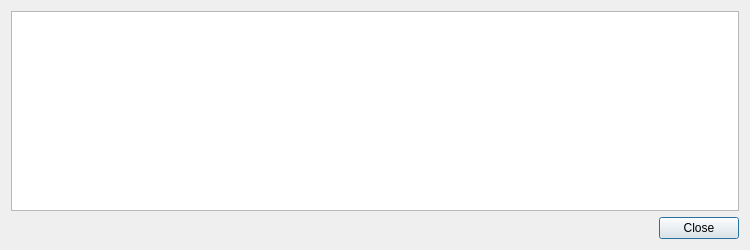
<?xml version="1.0" encoding="UTF-8"?>
<ui version="4.0">
 <class>TokenDescDialog</class>
 <widget class="QDialog" name="TokenDescDialog">
  <property name="windowModality">
   <enum>Qt::NonModal</enum>
  </property>
  <property name="geometry">
   <rect>
    <x>0</x>
    <y>0</y>
    <width>750</width>
    <height>250</height>
   </rect>
  </property>
  <property name="windowTitle">
   <string>Token details</string>
  </property>
  <layout class="QVBoxLayout" name="verticalLayout">
   <item>
    <widget class="QTextEdit" name="detailText">
     <property name="toolTip">
      <string>&lt;html&gt;&lt;head/&gt;&lt;body&gt;&lt;p&gt;This pane shows a detailed description of the token&lt;/p&gt;&lt;/body&gt;&lt;/html&gt;</string>
     </property>
     <property name="readOnly">
      <bool>true</bool>
     </property>
    </widget>
   </item>
   <item>
    <widget class="QDialogButtonBox" name="buttonBox">
     <property name="orientation">
      <enum>Qt::Horizontal</enum>
     </property>
     <property name="standardButtons">
      <set>QDialogButtonBox::Close</set>
     </property>
    </widget>
   </item>
  </layout>
 </widget>
 <resources/>
 <connections>
  <connection>
   <sender>buttonBox</sender>
   <signal>accepted()</signal>
   <receiver>TokenDescDialog</receiver>
   <slot>accept()</slot>
   <hints>
    <hint type="sourcelabel">
     <x>20</x>
     <y>20</y>
    </hint>
    <hint type="destinationlabel">
     <x>20</x>
     <y>20</y>
    </hint>
   </hints>
  </connection>
  <connection>
   <sender>buttonBox</sender>
   <signal>rejected()</signal>
   <receiver>TokenDescDialog</receiver>
   <slot>reject()</slot>
   <hints>
    <hint type="sourcelabel">
     <x>20</x>
     <y>20</y>
    </hint>
    <hint type="destinationlabel">
     <x>20</x>
     <y>20</y>
    </hint>
   </hints>
  </connection>
 </connections>
</ui>
